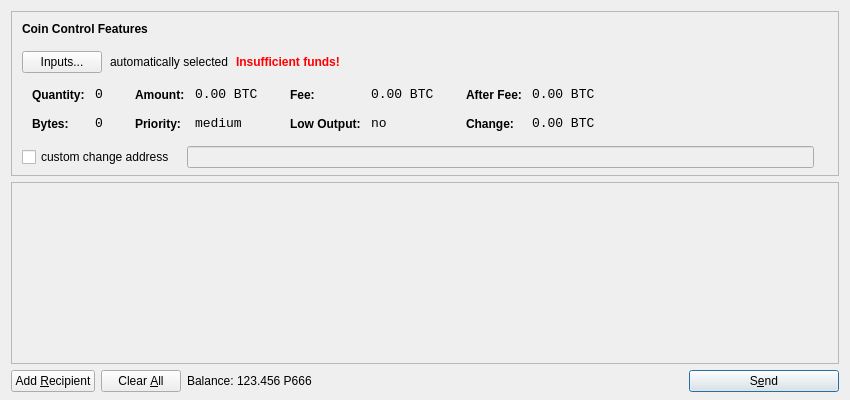
<?xml version="1.0" encoding="UTF-8"?>
<ui version="4.0">
 <class>SendCoinsDialog</class>
 <widget class="QDialog" name="SendCoinsDialog">
  <property name="geometry">
   <rect>
    <x>0</x>
    <y>0</y>
    <width>850</width>
    <height>400</height>
   </rect>
  </property>
  <property name="windowTitle">
   <string>Send Coins</string>
  </property>
  <layout class="QVBoxLayout" name="verticalLayout" stretch="0,1,0">
   <property name="bottomMargin">
    <number>8</number>
   </property>
   <item>
    <widget class="QFrame" name="frameCoinControl">
     <property name="sizePolicy">
      <sizepolicy hsizetype="Expanding" vsizetype="Expanding">
       <horstretch>0</horstretch>
       <verstretch>0</verstretch>
      </sizepolicy>
     </property>
     <property name="maximumSize">
      <size>
       <width>16777215</width>
       <height>16777215</height>
      </size>
     </property>
     <property name="frameShape">
      <enum>QFrame::StyledPanel</enum>
     </property>
     <property name="frameShadow">
      <enum>QFrame::Sunken</enum>
     </property>
     <layout class="QVBoxLayout" name="verticalLayoutCoinControl2">
      <property name="spacing">
       <number>-1</number>
      </property>
      <property name="leftMargin">
       <number>0</number>
      </property>
      <property name="topMargin">
       <number>0</number>
      </property>
      <property name="rightMargin">
       <number>0</number>
      </property>
      <property name="bottomMargin">
       <number>6</number>
      </property>
      <item>
       <layout class="QVBoxLayout" name="verticalLayoutCoinControl" stretch="0,0,0,0,1">
        <property name="spacing">
         <number>0</number>
        </property>
        <property name="leftMargin">
         <number>10</number>
        </property>
        <property name="topMargin">
         <number>10</number>
        </property>
        <item>
         <layout class="QHBoxLayout" name="horizontalLayoutCoinControl1">
          <property name="bottomMargin">
           <number>15</number>
          </property>
          <item>
           <widget class="QLabel" name="labelCoinControlFeatures">
            <property name="sizePolicy">
             <sizepolicy hsizetype="Preferred" vsizetype="Maximum">
              <horstretch>0</horstretch>
              <verstretch>0</verstretch>
             </sizepolicy>
            </property>
            <property name="font">
             <font>
              <weight>75</weight>
              <bold>true</bold>
             </font>
            </property>
            <property name="styleSheet">
             <string notr="true">font-weight:bold;</string>
            </property>
            <property name="text">
             <string>Coin Control Features</string>
            </property>
           </widget>
          </item>
         </layout>
        </item>
        <item>
         <layout class="QHBoxLayout" name="horizontalLayoutCoinControl2" stretch="0,0,0,0">
          <property name="spacing">
           <number>8</number>
          </property>
          <property name="bottomMargin">
           <number>10</number>
          </property>
          <item>
           <widget class="QPushButton" name="pushButtonCoinControl">
            <property name="styleSheet">
             <string notr="true"/>
            </property>
            <property name="text">
             <string>Inputs...</string>
            </property>
           </widget>
          </item>
          <item>
           <widget class="QLabel" name="labelCoinControlAutomaticallySelected">
            <property name="text">
             <string>automatically selected</string>
            </property>
            <property name="margin">
             <number>5</number>
            </property>
           </widget>
          </item>
          <item>
           <widget class="QLabel" name="labelCoinControlInsuffFunds">
            <property name="font">
             <font>
              <weight>75</weight>
              <bold>true</bold>
             </font>
            </property>
            <property name="styleSheet">
             <string notr="true">color:red;font-weight:bold;</string>
            </property>
            <property name="text">
             <string>Insufficient funds!</string>
            </property>
            <property name="margin">
             <number>5</number>
            </property>
           </widget>
          </item>
          <item>
           <spacer name="horizontalSpacerCoinControl">
            <property name="orientation">
             <enum>Qt::Horizontal</enum>
            </property>
            <property name="sizeHint" stdset="0">
             <size>
              <width>40</width>
              <height>1</height>
             </size>
            </property>
           </spacer>
          </item>
         </layout>
        </item>
        <item>
         <widget class="QWidget" name="widgetCoinControl" native="true">
          <property name="sizePolicy">
           <sizepolicy hsizetype="Preferred" vsizetype="Preferred">
            <horstretch>0</horstretch>
            <verstretch>0</verstretch>
           </sizepolicy>
          </property>
          <property name="minimumSize">
           <size>
            <width>0</width>
            <height>0</height>
           </size>
          </property>
          <property name="styleSheet">
           <string notr="true"/>
          </property>
          <layout class="QHBoxLayout" name="horizontalLayoutCoinControl5">
           <property name="margin">
            <number>0</number>
           </property>
           <item>
            <layout class="QHBoxLayout" name="horizontalLayoutCoinControl3" stretch="0,0,0,1">
             <property name="spacing">
              <number>20</number>
             </property>
             <property name="topMargin">
              <number>0</number>
             </property>
             <property name="bottomMargin">
              <number>10</number>
             </property>
             <item>
              <layout class="QFormLayout" name="formLayoutCoinControl1">
               <property name="horizontalSpacing">
                <number>10</number>
               </property>
               <property name="verticalSpacing">
                <number>14</number>
               </property>
               <property name="leftMargin">
                <number>10</number>
               </property>
               <property name="topMargin">
                <number>4</number>
               </property>
               <property name="rightMargin">
                <number>6</number>
               </property>
               <item row="0" column="0">
                <widget class="QLabel" name="labelCoinControlQuantityText">
                 <property name="styleSheet">
                  <string notr="true">font-weight:bold;</string>
                 </property>
                 <property name="text">
                  <string>Quantity:</string>
                 </property>
                 <property name="margin">
                  <number>0</number>
                 </property>
                </widget>
               </item>
               <item row="0" column="1">
                <widget class="QLabel" name="labelCoinControlQuantity">
                 <property name="font">
                  <font>
                   <family>Monospace</family>
                   <pointsize>10</pointsize>
                  </font>
                 </property>
                 <property name="cursor">
                  <cursorShape>IBeamCursor</cursorShape>
                 </property>
                 <property name="contextMenuPolicy">
                  <enum>Qt::ActionsContextMenu</enum>
                 </property>
                 <property name="text">
                  <string notr="true">0</string>
                 </property>
                 <property name="margin">
                  <number>0</number>
                 </property>
                 <property name="textInteractionFlags">
                  <set>Qt::LinksAccessibleByMouse|Qt::TextSelectableByKeyboard|Qt::TextSelectableByMouse</set>
                 </property>
                </widget>
               </item>
               <item row="1" column="0">
                <widget class="QLabel" name="labelCoinControlBytesText">
                 <property name="styleSheet">
                  <string notr="true">font-weight:bold;</string>
                 </property>
                 <property name="text">
                  <string>Bytes:</string>
                 </property>
                </widget>
               </item>
               <item row="1" column="1">
                <widget class="QLabel" name="labelCoinControlBytes">
                 <property name="font">
                  <font>
                   <family>Monospace</family>
                   <pointsize>10</pointsize>
                  </font>
                 </property>
                 <property name="cursor">
                  <cursorShape>IBeamCursor</cursorShape>
                 </property>
                 <property name="contextMenuPolicy">
                  <enum>Qt::ActionsContextMenu</enum>
                 </property>
                 <property name="text">
                  <string notr="true">0</string>
                 </property>
                 <property name="textInteractionFlags">
                  <set>Qt::LinksAccessibleByMouse|Qt::TextSelectableByKeyboard|Qt::TextSelectableByMouse</set>
                 </property>
                </widget>
               </item>
              </layout>
             </item>
             <item>
              <layout class="QFormLayout" name="formLayoutCoinControl2">
               <property name="horizontalSpacing">
                <number>10</number>
               </property>
               <property name="verticalSpacing">
                <number>14</number>
               </property>
               <property name="leftMargin">
                <number>6</number>
               </property>
               <property name="topMargin">
                <number>4</number>
               </property>
               <property name="rightMargin">
                <number>6</number>
               </property>
               <item row="0" column="0">
                <widget class="QLabel" name="labelCoinControlAmountText">
                 <property name="styleSheet">
                  <string notr="true">font-weight:bold;</string>
                 </property>
                 <property name="text">
                  <string>Amount:</string>
                 </property>
                 <property name="margin">
                  <number>0</number>
                 </property>
                </widget>
               </item>
               <item row="0" column="1">
                <widget class="QLabel" name="labelCoinControlAmount">
                 <property name="font">
                  <font>
                   <family>Monospace</family>
                   <pointsize>10</pointsize>
                  </font>
                 </property>
                 <property name="cursor">
                  <cursorShape>IBeamCursor</cursorShape>
                 </property>
                 <property name="contextMenuPolicy">
                  <enum>Qt::ActionsContextMenu</enum>
                 </property>
                 <property name="text">
                  <string notr="true">0.00 BTC</string>
                 </property>
                 <property name="textInteractionFlags">
                  <set>Qt::LinksAccessibleByMouse|Qt::TextSelectableByKeyboard|Qt::TextSelectableByMouse</set>
                 </property>
                </widget>
               </item>
               <item row="1" column="0">
                <widget class="QLabel" name="labelCoinControlPriorityText">
                 <property name="styleSheet">
                  <string notr="true">font-weight:bold;</string>
                 </property>
                 <property name="text">
                  <string>Priority:</string>
                 </property>
                </widget>
               </item>
               <item row="1" column="1">
                <widget class="QLabel" name="labelCoinControlPriority">
                 <property name="font">
                  <font>
                   <family>Monospace</family>
                   <pointsize>10</pointsize>
                  </font>
                 </property>
                 <property name="cursor">
                  <cursorShape>IBeamCursor</cursorShape>
                 </property>
                 <property name="contextMenuPolicy">
                  <enum>Qt::ActionsContextMenu</enum>
                 </property>
                 <property name="text">
                  <string>medium</string>
                 </property>
                 <property name="textInteractionFlags">
                  <set>Qt::LinksAccessibleByMouse|Qt::TextSelectableByKeyboard|Qt::TextSelectableByMouse</set>
                 </property>
                </widget>
               </item>
              </layout>
             </item>
             <item>
              <layout class="QFormLayout" name="formLayoutCoinControl3">
               <property name="horizontalSpacing">
                <number>10</number>
               </property>
               <property name="verticalSpacing">
                <number>14</number>
               </property>
               <property name="leftMargin">
                <number>6</number>
               </property>
               <property name="topMargin">
                <number>4</number>
               </property>
               <property name="rightMargin">
                <number>6</number>
               </property>
               <item row="0" column="0">
                <widget class="QLabel" name="labelCoinControlFeeText">
                 <property name="styleSheet">
                  <string notr="true">font-weight:bold;</string>
                 </property>
                 <property name="text">
                  <string>Fee:</string>
                 </property>
                 <property name="margin">
                  <number>0</number>
                 </property>
                </widget>
               </item>
               <item row="0" column="1">
                <widget class="QLabel" name="labelCoinControlFee">
                 <property name="font">
                  <font>
                   <family>Monospace</family>
                   <pointsize>10</pointsize>
                  </font>
                 </property>
                 <property name="cursor">
                  <cursorShape>IBeamCursor</cursorShape>
                 </property>
                 <property name="contextMenuPolicy">
                  <enum>Qt::ActionsContextMenu</enum>
                 </property>
                 <property name="text">
                  <string notr="true">0.00 BTC</string>
                 </property>
                 <property name="textInteractionFlags">
                  <set>Qt::LinksAccessibleByMouse|Qt::TextSelectableByKeyboard|Qt::TextSelectableByMouse</set>
                 </property>
                </widget>
               </item>
               <item row="1" column="0">
                <widget class="QLabel" name="labelCoinControlLowOutputText">
                 <property name="styleSheet">
                  <string notr="true">font-weight:bold;</string>
                 </property>
                 <property name="text">
                  <string>Low Output:</string>
                 </property>
                </widget>
               </item>
               <item row="1" column="1">
                <widget class="QLabel" name="labelCoinControlLowOutput">
                 <property name="font">
                  <font>
                   <family>Monospace</family>
                   <pointsize>10</pointsize>
                  </font>
                 </property>
                 <property name="cursor">
                  <cursorShape>IBeamCursor</cursorShape>
                 </property>
                 <property name="contextMenuPolicy">
                  <enum>Qt::ActionsContextMenu</enum>
                 </property>
                 <property name="text">
                  <string>no</string>
                 </property>
                 <property name="textInteractionFlags">
                  <set>Qt::LinksAccessibleByMouse|Qt::TextSelectableByKeyboard|Qt::TextSelectableByMouse</set>
                 </property>
                </widget>
               </item>
              </layout>
             </item>
             <item>
              <layout class="QFormLayout" name="formLayoutCoinControl4">
               <property name="horizontalSpacing">
                <number>10</number>
               </property>
               <property name="verticalSpacing">
                <number>14</number>
               </property>
               <property name="leftMargin">
                <number>6</number>
               </property>
               <property name="topMargin">
                <number>4</number>
               </property>
               <property name="rightMargin">
                <number>6</number>
               </property>
               <item row="0" column="0">
                <widget class="QLabel" name="labelCoinControlAfterFeeText">
                 <property name="styleSheet">
                  <string notr="true">font-weight:bold;</string>
                 </property>
                 <property name="text">
                  <string>After Fee:</string>
                 </property>
                 <property name="margin">
                  <number>0</number>
                 </property>
                </widget>
               </item>
               <item row="0" column="1">
                <widget class="QLabel" name="labelCoinControlAfterFee">
                 <property name="font">
                  <font>
                   <family>Monospace</family>
                   <pointsize>10</pointsize>
                  </font>
                 </property>
                 <property name="cursor">
                  <cursorShape>IBeamCursor</cursorShape>
                 </property>
                 <property name="contextMenuPolicy">
                  <enum>Qt::ActionsContextMenu</enum>
                 </property>
                 <property name="text">
                  <string notr="true">0.00 BTC</string>
                 </property>
                 <property name="textInteractionFlags">
                  <set>Qt::LinksAccessibleByMouse|Qt::TextSelectableByKeyboard|Qt::TextSelectableByMouse</set>
                 </property>
                </widget>
               </item>
               <item row="1" column="0">
                <widget class="QLabel" name="labelCoinControlChangeText">
                 <property name="styleSheet">
                  <string notr="true">font-weight:bold;</string>
                 </property>
                 <property name="text">
                  <string>Change:</string>
                 </property>
                </widget>
               </item>
               <item row="1" column="1">
                <widget class="QLabel" name="labelCoinControlChange">
                 <property name="font">
                  <font>
                   <family>Monospace</family>
                   <pointsize>10</pointsize>
                  </font>
                 </property>
                 <property name="cursor">
                  <cursorShape>IBeamCursor</cursorShape>
                 </property>
                 <property name="contextMenuPolicy">
                  <enum>Qt::ActionsContextMenu</enum>
                 </property>
                 <property name="text">
                  <string notr="true">0.00 BTC</string>
                 </property>
                 <property name="textInteractionFlags">
                  <set>Qt::LinksAccessibleByMouse|Qt::TextSelectableByKeyboard|Qt::TextSelectableByMouse</set>
                 </property>
                </widget>
               </item>
              </layout>
             </item>
            </layout>
           </item>
          </layout>
         </widget>
        </item>
        <item>
         <layout class="QHBoxLayout" name="horizontalLayoutCoinControl4" stretch="0,0,0">
          <property name="spacing">
           <number>12</number>
          </property>
          <property name="sizeConstraint">
           <enum>QLayout::SetDefaultConstraint</enum>
          </property>
          <property name="topMargin">
           <number>5</number>
          </property>
          <property name="rightMargin">
           <number>5</number>
          </property>
          <item>
           <widget class="QCheckBox" name="checkBoxCoinControlChange">
            <property name="text">
             <string>custom change address</string>
            </property>
           </widget>
          </item>
          <item>
           <widget class="QLineEdit" name="lineEditCoinControlChange">
            <property name="enabled">
             <bool>false</bool>
            </property>
            <property name="sizePolicy">
             <sizepolicy hsizetype="Expanding" vsizetype="Fixed">
              <horstretch>0</horstretch>
              <verstretch>0</verstretch>
             </sizepolicy>
            </property>
           </widget>
          </item>
          <item>
           <widget class="QLabel" name="labelCoinControlChangeLabel">
            <property name="sizePolicy">
             <sizepolicy hsizetype="Preferred" vsizetype="Expanding">
              <horstretch>0</horstretch>
              <verstretch>0</verstretch>
             </sizepolicy>
            </property>
            <property name="minimumSize">
             <size>
              <width>0</width>
              <height>0</height>
             </size>
            </property>
            <property name="text">
             <string/>
            </property>
            <property name="margin">
             <number>3</number>
            </property>
           </widget>
          </item>
         </layout>
        </item>
        <item>
         <spacer name="verticalSpacerCoinControl">
          <property name="orientation">
           <enum>Qt::Vertical</enum>
          </property>
          <property name="sizeHint" stdset="0">
           <size>
            <width>800</width>
            <height>1</height>
           </size>
          </property>
         </spacer>
        </item>
       </layout>
      </item>
     </layout>
    </widget>
   </item>
   <item>
    <widget class="QScrollArea" name="scrollArea">
     <property name="widgetResizable">
      <bool>true</bool>
     </property>
     <widget class="QWidget" name="scrollAreaWidgetContents">
      <property name="geometry">
       <rect>
        <x>0</x>
        <y>0</y>
        <width>830</width>
        <height>165</height>
       </rect>
      </property>
      <layout class="QVBoxLayout" name="verticalLayout_2">
       <property name="margin">
        <number>0</number>
       </property>
       <item>
        <layout class="QVBoxLayout" name="entries">
         <property name="spacing">
          <number>6</number>
         </property>
        </layout>
       </item>
       <item>
        <spacer name="verticalSpacer">
         <property name="orientation">
          <enum>Qt::Vertical</enum>
         </property>
         <property name="sizeHint" stdset="0">
          <size>
           <width>20</width>
           <height>40</height>
          </size>
         </property>
        </spacer>
       </item>
      </layout>
     </widget>
    </widget>
   </item>
   <item>
    <layout class="QHBoxLayout" name="horizontalLayout">
     <item>
      <widget class="QPushButton" name="addButton">
       <property name="toolTip">
        <string>Send to multiple recipients at once</string>
       </property>
       <property name="text">
        <string>Add &amp;Recipient</string>
       </property>
       <property name="icon">
        <iconset resource="../bitcoin.qrc">
         <normaloff>:/icons/add</normaloff>:/icons/add</iconset>
       </property>
       <property name="autoDefault">
        <bool>false</bool>
       </property>
      </widget>
     </item>
     <item>
      <widget class="QPushButton" name="clearButton">
       <property name="sizePolicy">
        <sizepolicy hsizetype="Minimum" vsizetype="Fixed">
         <horstretch>0</horstretch>
         <verstretch>0</verstretch>
        </sizepolicy>
       </property>
       <property name="toolTip">
        <string>Remove all transaction fields</string>
       </property>
       <property name="text">
        <string>Clear &amp;All</string>
       </property>
       <property name="icon">
        <iconset resource="../bitcoin.qrc">
         <normaloff>:/icons/remove</normaloff>:/icons/remove</iconset>
       </property>
       <property name="autoRepeatDelay">
        <number>300</number>
       </property>
       <property name="autoDefault">
        <bool>false</bool>
       </property>
      </widget>
     </item>
     <item>
      <layout class="QHBoxLayout" name="horizontalLayout_2">
       <property name="spacing">
        <number>3</number>
       </property>
       <item>
        <widget class="QLabel" name="label">
         <property name="text">
          <string>Balance:</string>
         </property>
        </widget>
       </item>
       <item>
        <widget class="QLabel" name="labelBalance">
         <property name="cursor">
          <cursorShape>IBeamCursor</cursorShape>
         </property>
         <property name="text">
          <string>123.456 P666</string>
         </property>
         <property name="textInteractionFlags">
          <set>Qt::LinksAccessibleByMouse|Qt::TextSelectableByKeyboard|Qt::TextSelectableByMouse</set>
         </property>
        </widget>
       </item>
      </layout>
     </item>
     <item>
      <spacer name="horizontalSpacer">
       <property name="orientation">
        <enum>Qt::Horizontal</enum>
       </property>
       <property name="sizeHint" stdset="0">
        <size>
         <width>40</width>
         <height>20</height>
        </size>
       </property>
      </spacer>
     </item>
     <item>
      <widget class="QPushButton" name="sendButton">
       <property name="minimumSize">
        <size>
         <width>150</width>
         <height>0</height>
        </size>
       </property>
       <property name="toolTip">
        <string>Confirm the send action</string>
       </property>
       <property name="text">
        <string>S&amp;end</string>
       </property>
       <property name="icon">
        <iconset resource="../bitcoin.qrc">
         <normaloff>:/icons/send</normaloff>:/icons/send</iconset>
       </property>
       <property name="default">
        <bool>true</bool>
       </property>
      </widget>
     </item>
    </layout>
   </item>
  </layout>
 </widget>
 <resources>
  <include location="../bitcoin.qrc"/>
 </resources>
 <connections/>
</ui>
